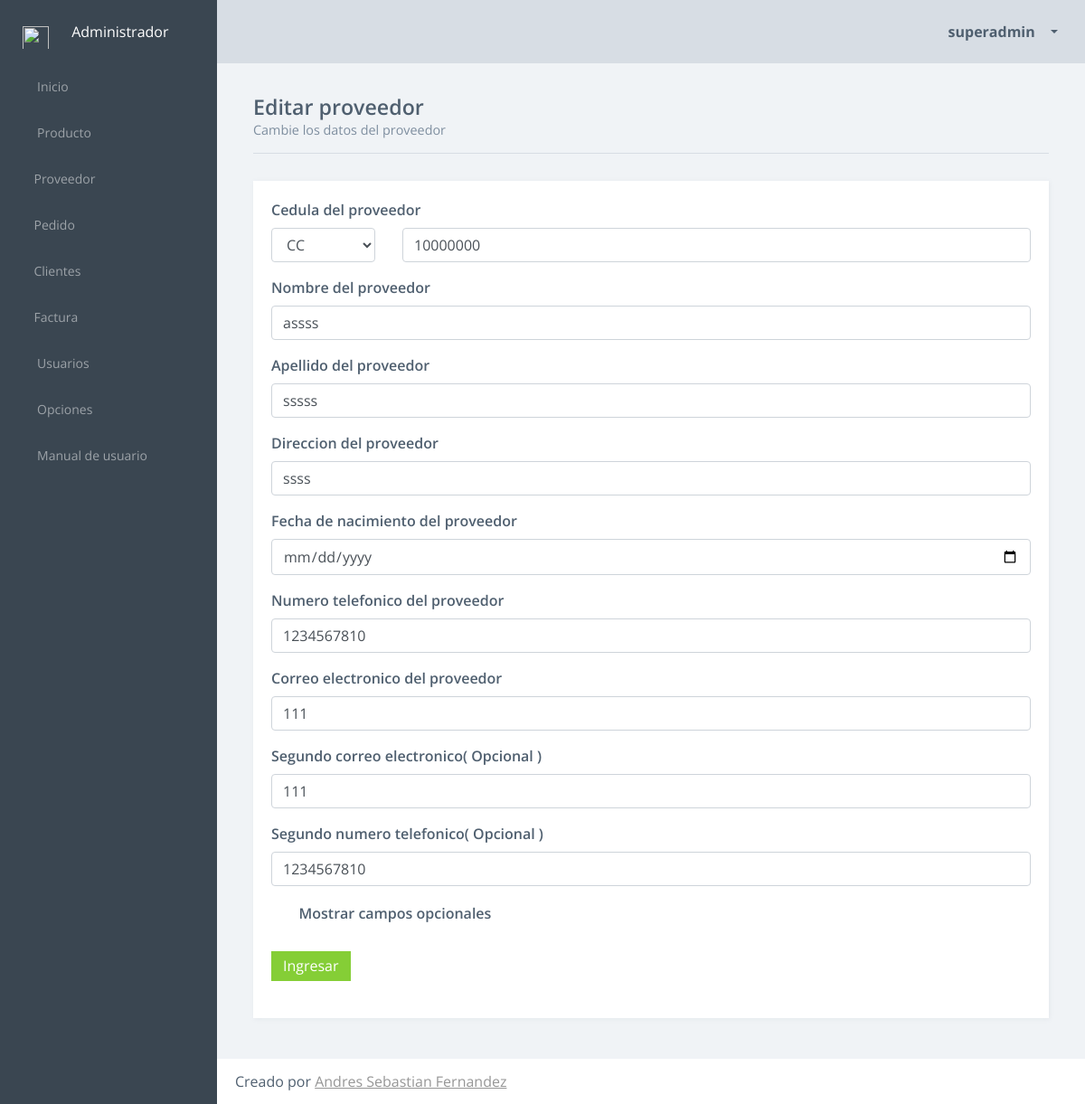
The page /inventario/editarProveedor/8 (signed in) on the database its author committed.
### inventario/models.py (models this page shows, shortened)
class Usuario(AbstractUser):
    username = models.CharField(max_length=80, unique=True)
    password = models.CharField(max_length=20)
    email = models.EmailField(max_length=100, unique=True)
    first_name = models.CharField(max_length=40)
    last_name = models.CharField(max_length=60)
    nivel = models.IntegerField(null=True)

class Proveedor(models.Model):
    cedula = models.CharField(max_length=12, unique=True)
    nombre = models.CharField(max_length=40)
    apellido = models.CharField(max_length=40)
    direccion = models.CharField(max_length=200)
    nacimiento = models.DateField()
    telefono = models.CharField(max_length=20)
    telefono2 = models.CharField(max_length=20,null=True)
    correo = models.CharField(max_length=100)
    correo2 = models.CharField(max_length=100,null=True)

### inventario/views.py (the view, shortened to what this page needs)
# urls.py: path('editarProveedor/<int:p>', views.EditarProveedor.as_view(), name='editarProveedor'),
class EditarProveedor(LoginRequiredMixin, View):
    login_url = '/inventario/login'
    redirect_field_name = None
    def get(self, request,p):
        proveedor = Proveedor.objects.get(id=p)
        form = ProveedorFormulario(instance=proveedor)
        contexto = {'form':form , 'modo':request.session.get('proveedorProcesado'),'editar':True}
        contexto = complementarContexto(contexto,request.user)
        return render(request, 'inventario/proveedor/agregarProveedor.html', contexto)

### inventario/funciones.py (called while the page is built)
def complementarContexto(contexto,datos):
    contexto['usuario'] = datos.username
    contexto['id_usuario'] = datos.id
    contexto['nombre'] = datos.first_name
    contexto['apellido'] = datos.last_name
    contexto['correo'] = datos.email
    return contexto

### inventario/templates/inventario/proveedor/agregarProveedor.html (shortened to what this page needs)
{% extends "inventario/comun/base.html" %}
{% block content %}
<article class="content forms-page">
	    <div class="title-block">
	    	{% if editar %}
          <h3 class="title">Editar proveedor</h3>
          <p class="title-description">Cambie los datos del proveedor</p>
	    	{% else %}
          <h3 class="title">Agregar proveedor</h3>
          <p class="title-description">Introduzca los datos del proveedor</p>
          {% endif %}
        </div>
<section class="section">
    <div class="row sameheight-container">
	<div class="col-md-12">
		<div class="card card-block sameheight-item">
			<form role="form" method="POST" onsubmit="return validarTodo('proveedor')">
				<label for="{{ form.cedula.name }}">
					{{form.cedula.label}}
				</label>
			<div class="row form-group">
                <div class="col-2">
                 {{form.tipoCedula}}
             	</div>
                    <div class="col-10">
                      {{form.cedula}}
                  </div>
            </div>
			<div class="form-group">
				<label for="{{ form.nombre.name }}">
					{{form.nombre.label}}
				</label>
					{{form.nombre}}
			</div>
			<div class="form-group">
				<label for="{{ form.apellido.name }}">
					{{form.apellido.label}}
				</label>
					{{form.apellido}}
			</div>
			<div class="form-group">
				<label for="{{ form.direccion.name }}">
					{{form.direccion.label}}
				</label>
					{{form.direccion}}
			</div>
			<div class="form-group">
				<label for="{{ form.nacimiento.name }}">
					{{form.nacimiento.label}}
				</label>
					{{form.nacimiento}}
			</div>
			<div class="form-group">
				<label for="{{ form.telefono.name }}">
					{{form.telefono.label}}
				</label>
					{{form.telefono}}
			</div>
			<div class="form-group">
				<label for="{{ form.correo.name }}">
					{{form.correo.label}}
				</label>
					{{form.correo}}
			</div>
			<div class="form-group" id="div_correo2">
				<label for="{{ form.correo2.name }}">
					{{form.correo2.label}}
				</label>
					{{form.correo2}}
			</div>
			<div class="form-group" id="div_telefono2">
				<label for="{{ form.telefono2.name }}">
					{{form.telefono2.label}}
				</label>
					{{form.telefono2}}
			</div>
				<div class="form-group">
					<label>
						<span>
						Mostrar campos opcionales
						</span>
					</label>
				</div>
		<div class="form-group">
            <button type="submit" class="btn btn-primary">Ingresar</button>
        </div>
			</form>
		</div>
	</div>
	</div>
</div>
</div>
{% endblock %}

### inventario/templates/inventario/comun/header.html (shortened to what this page needs)
                <header class="header">
                    <div class="header-block header-block-nav">
                        <ul class="nav-profile">
                            <li class="profile dropdown">
                                <a class="nav-link dropdown-toggle" data-toggle="dropdown" href="#" role="button" aria-haspopup="true" aria-expanded="false">
                                    <em class="fa fa-user"></em>
                                    <span class="name"> {{ usuario }} </span>
                                </a>
                            </li>
                        </ul>
                    </div>
                </header>

### rows shown on the page
Usuario: username "superadmin"
Proveedor: cedula "10000000", nombre "assss", apellido "sssss", direccion "ssss", telefono "1234567810", correo "111", correo2 "111", telefono2 "1234567810"
